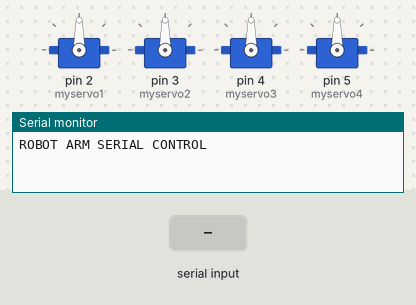
A sketch run on a simulated Arduino Uno, built with avr-gcc and run on an emulated ATmega328P. Parts: 4 × servo, the last lines printed to the serial monitor. The inputs (shaded band) are chosen by the test bench.

Above: at 1.2 s.
1.3 s: "30,150\n" received over Serial
At 1.7 s:
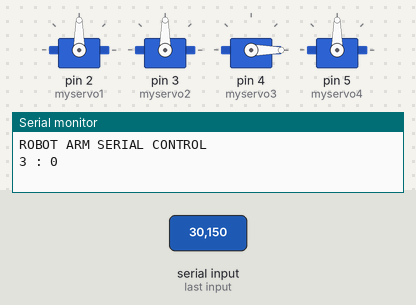
2.8 s: "1\n" received over Serial
At 3.9 s:
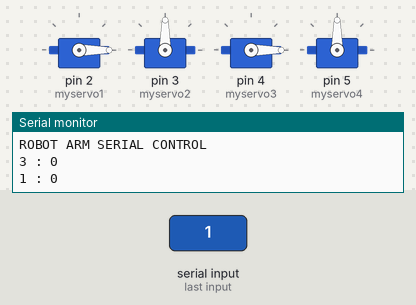
4.3 s: "2\n" received over Serial
At 5.0 s:
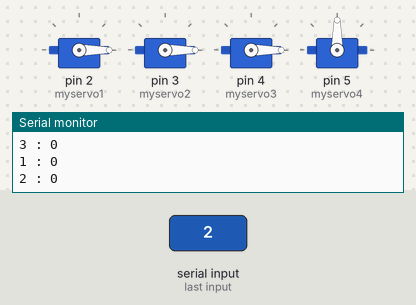
5.8 s: "4\n" received over Serial
At 6.2 s:
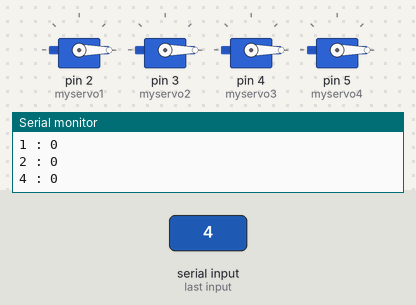
7.3 s: "1,90\n" received over Serial
At 8.6 s:
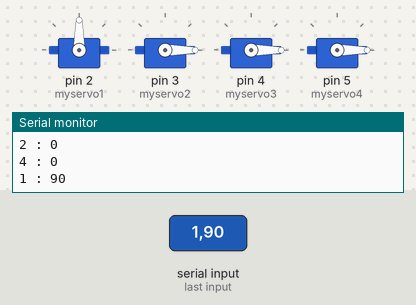
Timing chart, 0 to 9.8 s (numbered marks = the images above; inputs shaded):
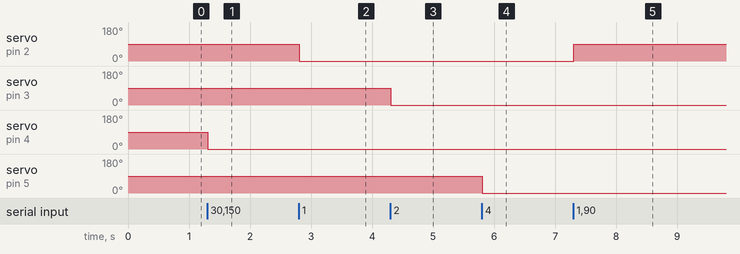

Measured:
- after the input at 1.3 s, servo on pin 4 (myservo3): 90° → 0° at once
- after the input at 2.8 s, servo on pin 2 (myservo1): 90° → 0° at once
- after the input at 4.3 s, servo on pin 3 (myservo2): 90° → 0° at once
- after the input at 5.8 s, servo on pin 5 (myservo4): 90° → 0° at once
- after the input at 7.3 s, servo on pin 2 (myservo1): 0° → 90° at once

The sketch:

servo_arm_serial.ino
```cpp
#include <Servo.h>

Servo myservo1;
Servo myservo2;
Servo myservo3;
Servo myservo4;

unsigned int sudut;
String inString = "", temstr;
char str;
unsigned int nomor, l, i;

void setup() {
  // put your setup code here, to run once:
  Serial.begin(9600);
  myservo1.attach(2);
  myservo2.attach(3);
  myservo3.attach(4);
  myservo4.attach(5);

  myservo1.write(90);
  myservo2.write(90);
  myservo3.write(90);
  myservo4.write(90);
  Serial.println("ROBOT ARM SERIAL CONTROL");
}

void loop() {
  // put your main code here, to run repeatedly:
  if (Serial.available() > 0) {
    str = Serial.read();
    if (str!= '\n')
    {
      inString += (char)str;
    }
    else if (str == '\n')
    {
      temstr = inString.substring(0, 1);
      nomor = temstr.toInt();
      temstr = inString.substring(2);
      sudut = temstr.toInt();
      Serial.print(nomor);
      Serial.print(" : ");
      Serial.println(sudut);

      switch (nomor) {
        case 1: myservo1.write(sudut); break;
        case 2: myservo2.write(sudut); break;
        case 3: myservo3.write(sudut); break;
        case 4: myservo4.write(sudut); break;
      }
      inString = "";
    }
  }
}
```
